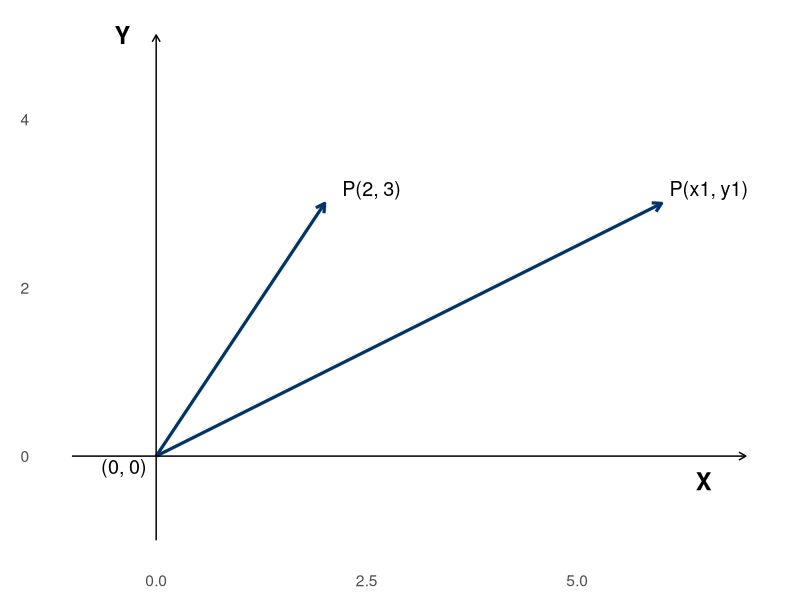
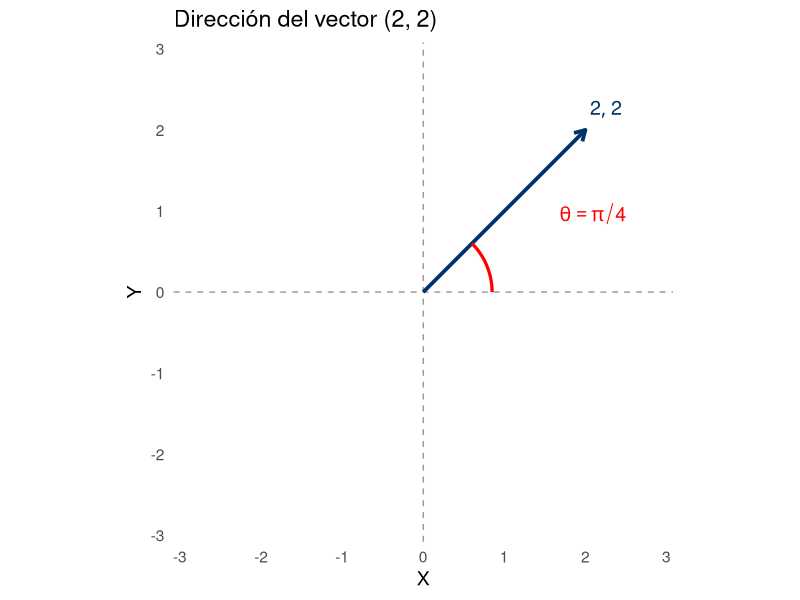
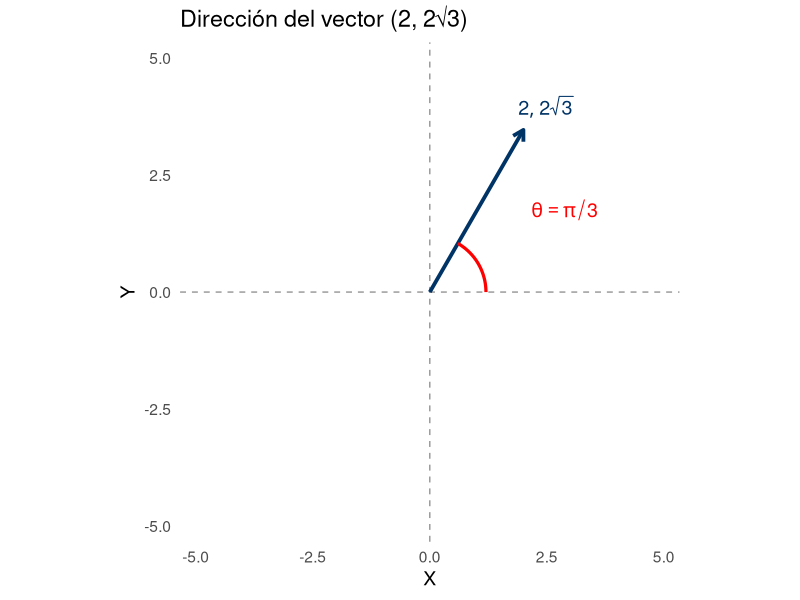
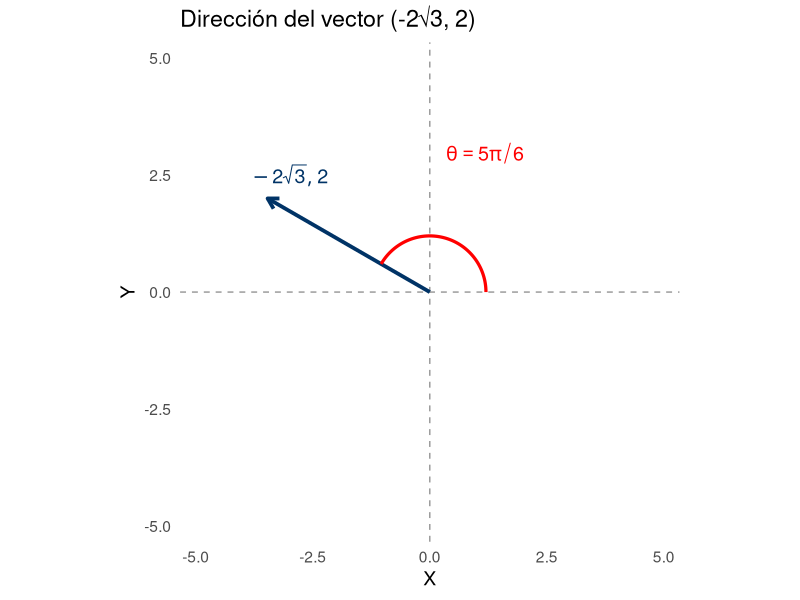
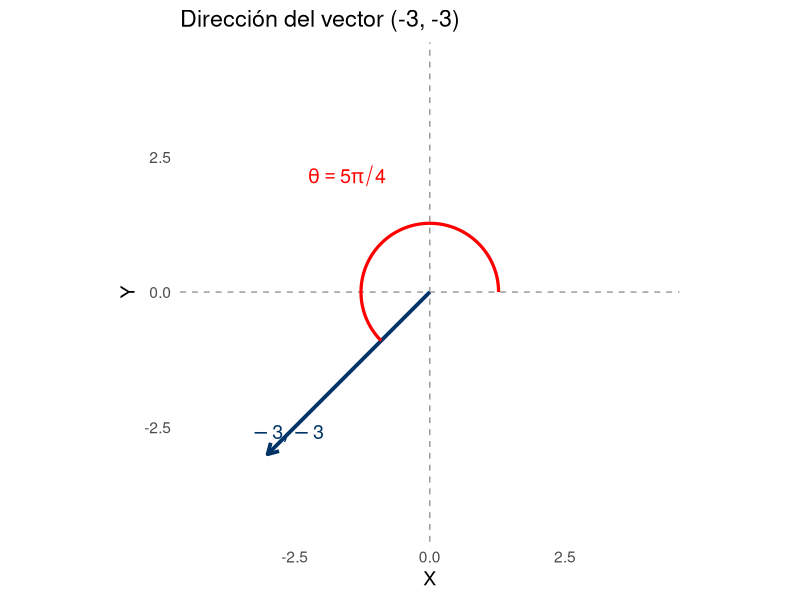
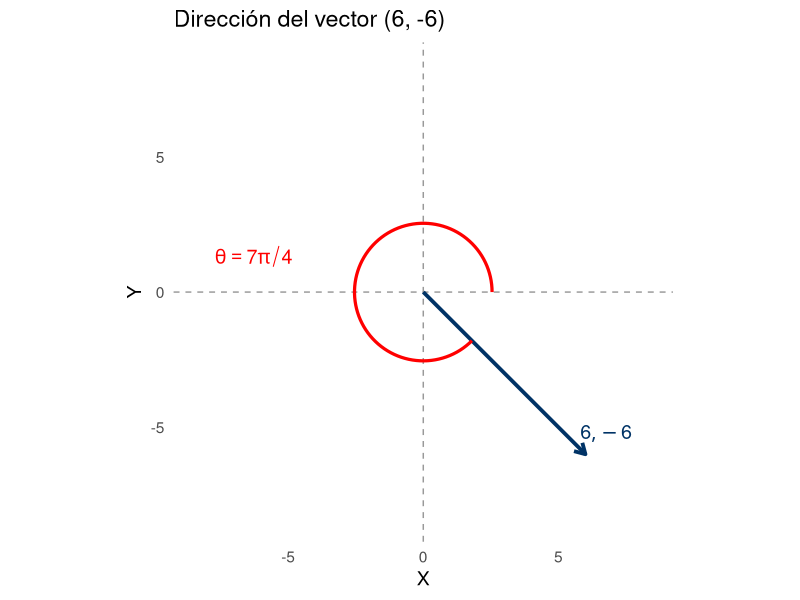
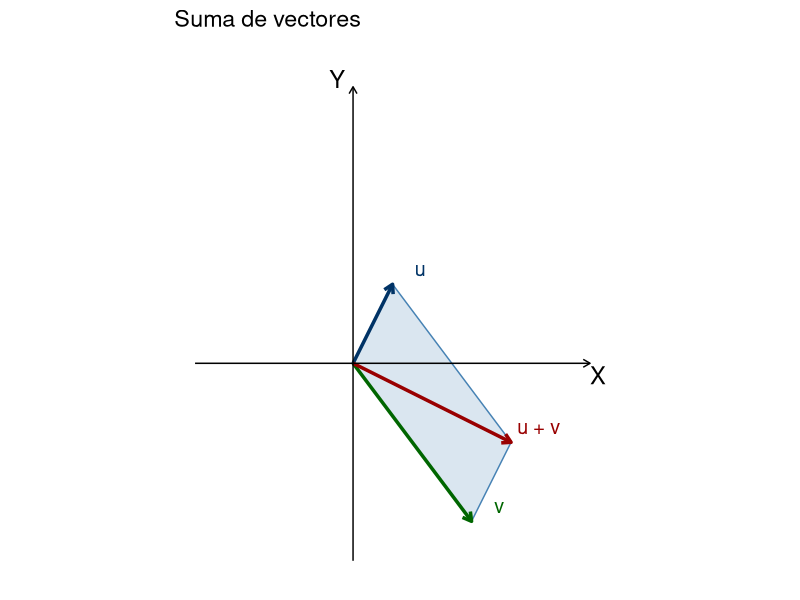

The R source for these figures, in order:
## ---- chunk 1
library(ggplot2)
library(grid)

v1 <- c(2, 3)
v2 <- c(6, 3)

vecs <- data.frame(
  x = c(0, 0),
  y = c(0, 0),
  xend = c(v1[1], v2[1]),
  yend = c(v1[2], v2[2]),
  label = c("", "")
)

ggplot() +

  geom_segment(data = vecs, aes(x = x, y = y, xend = xend, yend = yend),
               arrow = arrow(length = unit(0.25, "cm")),
               size = 1.1, color = "#003366") +

  geom_text(data = vecs, aes(x = xend, y = yend, label = label),
            nudge_x = 0.3, nudge_y = 0.3, size = 5) +

  annotate("text", x = 0, y = 0, label = "(0, 0)", hjust = 1.2, vjust = 1.2, size = 5) +
  annotate("text", x = v1[1], y = v1[2], label = "P(2, 3)", hjust = -0.3, vjust = -0.5, size = 5) +
  annotate("text", x = v2[1], y = v2[2], label = "P(x1, y1)", hjust = -0.1, vjust = -0.5, size = 5) +
  annotate("text", x = 6.5, y = -0.3, label = "X", size = 6, fontface = "bold") +
  annotate("text", x = -0.4, y = 5, label = "Y", size = 6, fontface = "bold") +

  geom_segment(aes(x = -1, xend = 7, y = 0, yend = 0), color = "black", linewidth = 0.5,
               arrow = arrow(length = unit(0.2, "cm"))) +
  geom_segment(aes(x = 0, xend = 0, y = -1, yend = 5), color = "black", linewidth = 0.5,
               arrow = arrow(length = unit(0.2, "cm"))) +

  coord_equal(xlim = c(-1, 7), ylim = c(-1, 5)) +
  theme_minimal(base_size = 14) +
  theme(
    panel.grid = element_blank(),
    axis.title = element_blank()
  )
## ---- chunk 2

## ---- chunk 3
library(ggplot2)
library(grid)
library(ggrepel)

graf_vector <- function(v, 
                        v_label = NULL,
                        color_vec = "#003366", 
                        color_theta = "red", 
                        titulo = NULL) {

  if (length(v) != 2) stop("El vector debe tener dos componentes (x, y).")
  
  mag <- sqrt(sum(v^2))
  ang <- atan2(v[2], v[1])
  if (ang < 0) ang <- ang + 2 * pi 
  
  .gcd <- function(a, b) {
    a <- round(abs(a))
    b <- round(abs(b))
    if (b == 0) a else .gcd(b, a %% b)
  }

  if (ang == 0) {
    expr_theta <- expression(theta == 0)
  } else {
    frac_pi <- ang / pi
    denominador_base <- 12 
    numerador <- round(frac_pi * denominador_base)
    
    divisor_comun <- .gcd(numerador, denominador_base)
    num_simple <- numerador / divisor_comun
    den_simple <- denominador_base / divisor_comun
    
    if (den_simple == 1) {
      expr_theta <- if (num_simple == 1) expression(theta == pi) else bquote(theta == .(num_simple) * pi)
    } else {
      expr_theta <- if (num_simple == 1) bquote(theta == pi / .(den_simple)) else bquote(theta == .(num_simple) * pi / .(den_simple))
    }
  }
  
  theta_seq <- seq(0, ang, length.out = 100)
  arco <- data.frame(x = cos(theta_seq) * (mag * 0.3),
                     y = sin(theta_seq) * (mag * 0.3))
  
  lim <- max(abs(v), 1) * 1.4 
  xlims <- c(-lim, lim)
  ylims <- c(-lim, lim)
  
  parse_v_label <- FALSE
  if (is.null(v_label)) {
    label_to_plot <- paste0("(", round(v[1], 2), ", ", round(v[2], 2), ")")
  } else {
    label_to_plot <- v_label
    parse_v_label <- TRUE
  }
  
  vector_label_df <- data.frame(
    x = v[1], 
    y = v[2], 
    label = label_to_plot
  )

  angle_label_df <- data.frame(
    x = cos(ang / 2) * mag * 0.7,
    y = sin(ang / 2) * mag * 0.65,
    label = as.character(as.expression(expr_theta))
  )

  # --- Gráfico ---
  ggplot() +
    # Ejes
    geom_hline(yintercept = 0, color = "gray60", linetype = "dashed") +
    geom_vline(xintercept = 0, color = "gray60", linetype = "dashed") +
    
    # Vector principal
    geom_segment(aes(x = 0, y = 0, xend = v[1], yend = v[2]),
                 arrow = arrow(length = unit(0.3, "cm")),
                 color = color_vec, linewidth = 1.3) +
    
    # Arco del ángulo
    geom_path(data = arco, aes(x, y), color = color_theta, linewidth = 1.1) +
    
    # Etiqueta del ángulo
    geom_text_repel(data = angle_label_df,
                    aes(x = x, y = y, label = label),
                    parse = TRUE, 
                    color = color_theta,
                    size = 5,
                    box.padding = 0.5,
                    segment.color = 'white') + 
    
    # Etiqueta del vector
    geom_text_repel(data = vector_label_df,
                    aes(x = x, y = y, label = label),
                    parse = parse_v_label,
                    size = 5,
                    fontface = "bold",
                    color = color_vec,
                    box.padding = 0.5,    
                    point.padding = 1,  
                    segment.color = 'white') +
    
    coord_fixed(xlim = xlims, ylim = ylims) +
    labs(x = "X", y = "Y", title = titulo) +
    theme_minimal(base_size = 14) +
    theme(panel.grid = element_blank())
}
## ---- chunk 4
# (2, 2) -> Ángulo pi/4
graf_vector(c(2, 2), 
            v_label = "list(2, 2)", 
            titulo = "Dirección del vector (2, 2)")
## ---- chunk 5
# (2, 2*sqrt(3)) -> Ángulo pi/3
graf_vector(c(2, 2*sqrt(3)), 
            v_label = "list(2, 2*sqrt(3))", 
            titulo = "Dirección del vector (2, 2√3)")
## ---- chunk 6
# (-2*sqrt(3), 2) -> Ángulo 5*pi/6
graf_vector(c(-2*sqrt(3), 2), 
            v_label = "list(-2*sqrt(3), 2)", 
            titulo = "Dirección del vector (-2√3, 2)")
## ---- chunk 7
# (-3, -3) -> Ángulo 7*pi/4
graf_vector(c(-3, -3), 
            v_label = "list(-3, -3)", 
            titulo = "Dirección del vector (-3, -3)")
## ---- chunk 8
# (6, -6) -> Ángulo 7*pi/4
graf_vector(c(6, -6), 
            v_label = "list(6, -6)", 
            titulo = "Dirección del vector (6, -6)")
## ---- chunk 9
library(ggplot2)
library(grid)

u <- c(1, 2)
v <- c(3, -4)
u_plus_v  <- u + v

poly <- data.frame(
  x = c(0, u[1], u[1] + v[1], v[1]),
  y = c(0, u[2], u[2] + v[2], v[2]),
  id = 1
)

vecs <- data.frame(
  x = 0, y = 0,
  xend = c(u[1], v[1], u_plus_v[1]),
  yend = c(u[2], v[2], u_plus_v[2]),
  label = c("u", "v", "u + v"),
  color = c("#003366", "#006600", "#990000")
  )

# --- Gráfico ---
ggplot() +
  geom_polygon(data = poly, aes(x = x, y = y, group = id),
               fill = "steelblue", alpha = 0.2, color = "steelblue") +
  
  geom_segment(data = vecs,
             aes(x = x, y = y, xend = xend, yend = yend, color = I(color)),
             arrow = arrow(length = unit(0.25, "cm")), linewidth = 1.2) +
  
  geom_text(data = vecs,
          aes(x = xend, y = yend, label = label, color = I(color)),
          nudge_x = 0.7, nudge_y = 0.4, size = 5, show.legend = FALSE) +

  geom_segment(aes(x = -4, xend = 6, y = 0, yend = 0),
               color = "black", linewidth = 0.5,
               arrow = arrow(length = unit(0.2, "cm"))) +
  geom_segment(aes(x = 0, xend = 0, y = -5, yend = 7),
               color = "black", linewidth = 0.5,
               arrow = arrow(length = unit(0.2, "cm"))) +

  annotate("text", x = 6.2, y = -0.3, label = "X", size = 6) +
  annotate("text", x = -0.4, y = 7.2, label = "Y", size = 6) +

  coord_equal(xlim = c(-4, 6.5), ylim = c(-5, 7.5)) +
  scale_color_identity() +
  theme_minimal(base_size = 14) +
  labs(
    title = "Suma de vectores"
  ) +
  theme(
    panel.grid = element_blank(),
    axis.title = element_blank(),
    axis.text = element_blank(),
    axis.ticks = element_blank(),
    legend.position = "none"
  )
